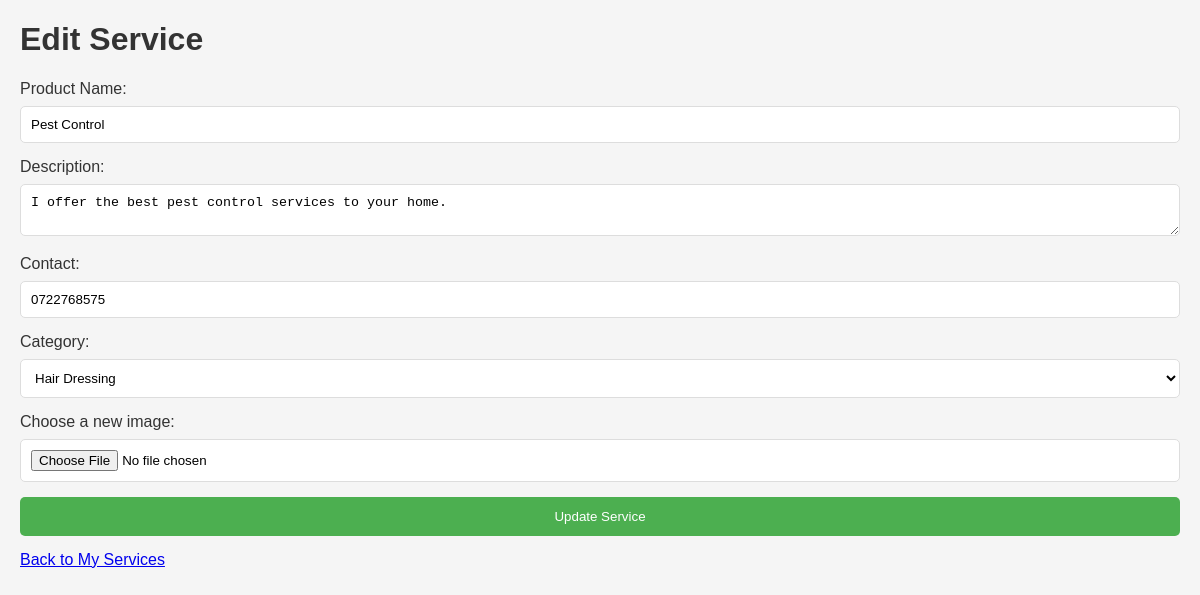
Screenshot of /edit/product/4 with the database file from the repository.
### e_service/models/data.py (models this page shows, shortened)
class Product(db.Model):
    __tablename__ = 'product'
    pro_id = db.Column(db.Integer, primary_key=True)
    pro_name = db.Column(db.String(100), nullable=False)
    pro_dec = db.Column(db.String(300), nullable=False)
    pro_cont = db.Column(db.String(10), nullable=False)
    category_id = db.Column(db.Integer, db.ForeignKey('category.cat_id'), nullable=False)
    category = db.relationship('Category', backref=db.backref('product', lazy=True))
    filename = db.Column(db.String(255))

### e_service/views/registration.py (the view, shortened to what this page needs)
@app.route('/edit/product/<int:product_id>', methods=['GET', 'POST'])
def edit_product(product_id):
    product = Product.query.get_or_404(product_id)
    categories = Category.query.all()
    return render_template('edit_product.html', product=product, categories=categories)

### e_service/views/login.py (called while the page is built)
@app.before_request
def before_request():
    if current_user.is_authenticated:
        current_user.last_seen = datetime.utcnow()
        db.session.commit()

### e_service/templates/edit_product.html (shortened to what this page needs)
<!DOCTYPE html>
<html lang="en">
<head>
    <link rel="stylesheet" href="{{ url_for('static', filename='css/styles.css') }}">
</head>
<body>
    <h1>Edit Service</h1>
    <form method="post" action="{{ url_for('edit_product', product_id=product.pro_id) }}" enctype="multipart/form-data">
        <label for="pro_name">Product Name:</label>
        <input type="text" name="pro_name" value="{{ product.pro_name }}" required>
        <label for="pro_dec">Description:</label>
        <textarea name="pro_dec" required>{{ product.pro_dec }}</textarea>
        <label for="pro_cont">Contact:</label>
        <input type="text" name="pro_cont" value="{{ product.pro_cont }}" required>
        <label for="category">Category:</label>
        <select name="category" required>
            {% for category in categories %}
                <option value="{{ category.category_id }}" {% if category.category_id == product.category_id %}selected{% endif %}>
                    {{ category.category_name }}
                </option>
            {% endfor %}
        </select>
        <label for="file">Choose a new image:</label>
        <input type="file" name="file">
        <button type="submit">Update Service</button>
    </form>
   <a href="/fetch/products/{{trader_id}}">Back to My Services</a>
</body>
</html>

### e_service/static/css/styles.css (style rules this page uses)
body { font-family: 'Arial', sans-serif; margin: 20px; background-color: #f5f5f5; }
h1 { color: #333; }
form { margin-top: 20px; }
label { display: block; margin-bottom: 8px; color: #333; }
input, textarea, select, button { margin-bottom: 15px; width: 100%; padding: 10px; border: 1px solid #ddd; border-radius: 5px; box-sizing: border-box; background-color: #fff; transition: box-shadow 0.3s; }
button { background-color: #4CAF50; color: white; border: none; padding: 12px 20px; cursor: pointer; border-radius: 5px; transition: background-color 0.3s; }

### rows the page displays
Product: pro_name "Pest Control", pro_dec "I offer the best pest control services to your home.", pro_cont "0722768575"

### other values shown
form field category "Hair Dressing"
